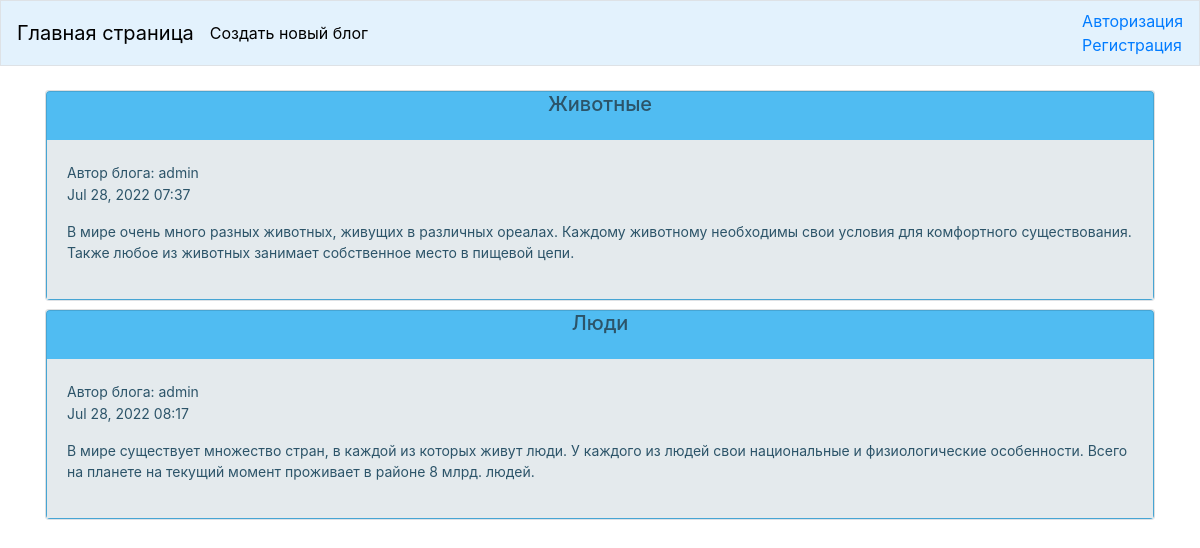
The app's page /, older data.
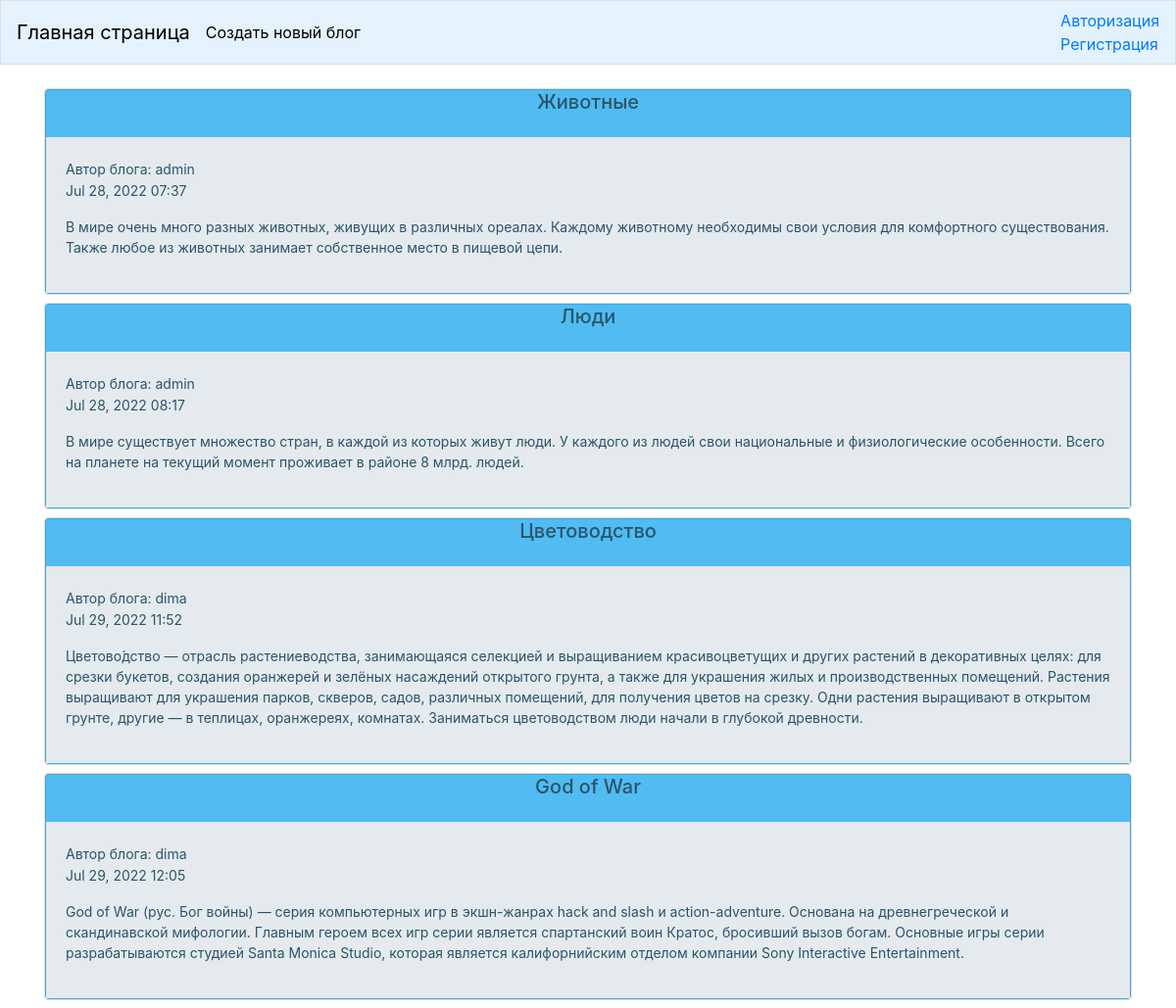
The same page, newer data.
### blogs/models.py (models this page shows, shortened)
class BlogPost(models.Model):
    title = models.CharField(max_length=50, help_text='Введите название блога')
    text = models.TextField(help_text='Введите содержимое блога')
    date_added = models.DateTimeField(auto_now_add=True)
    owner = models.ForeignKey(User, on_delete=models.CASCADE)

### blogs/views.py (the view)
# urls.py: path('', views.main_page, name='main_page'),
def main_page(request):
    blogs = BlogPost.objects.all()
    context = {'blogs': blogs}
    return render(request, 'blogs/main_page.html', context)

### blogs/templates/blogs/main_page.html (shortened to what this page needs)
{% load bootstrap4 %}
<!DOCTYPE html>
<html lang="ru">
<head>
    {% bootstrap_css %}
</head>
<body>
    <nav class="navbar mb-4 border" style="background-color: #e3f2fd;">
        <a class="navbar-brand" style="color: black" href="{% url 'blogs:main_page' %}">Главная страница</a>
        <a class="navbar-text" style="color: black" href="{% url 'blogs:new_blog' %}">Создать новый блог</a>
        <div class="navbar-nav ml-auto">
            <ul class="navbar-nav ml-auto">
                {% if user.is_authenticated %}
                    <li class="nav-item">Добро пожаловать, {{user.username}}!</li>
                    <li class="nav-item">
                        <a class="navbar-text" href="{% url 'users:logout' %}">Выйти из системы</a>
                    </li>
                {% else %}
                    <li class="nav-item"><a href="{% url 'users:login' %}">Авторизация</a></li>
                    <li class="nav-item"><a href="{% url 'users:register' %}">Регистрация</a></li>
                {% endif %}
            </ul>
        </div>
    </nav>
    {% block content %}
    <main role="main" class="container ">
        {% for blog in blogs %}
            <div class="card mv-3 mb-2 border-bottom ">
                <div class="card header" style="background-color: #50bcf2; color: #2c5469">
                    <h5 align="center"> {{ blog.title|linebreaks }}</h5>
                    <div class="card-body" style="background-color: #e4eaed">
                                <small>
                                    Автор блога: {{blog.owner}}
                                    <p>{{ blog.date_added|date:'M d, Y H:i' }}</p>
                                    <p>{{ blog.text|linebreaks }}</p>
                                </small>
                    </div>
                </div>
            </div>
        {% endfor %}
    </main>
    {% endblock content %}
</body>
</html>

Row changes from the older to the newer data that the page shows:
added BlogPost: title "Цветоводство", owner "dima", date_added "Jul 29, 2022 11:52", text "Цветово́дство — отрасль растениеводства, занимающаяся селекцией и выращиванием красивоцветущих и других растений в декоративных целях: для срезки букетов, создания оранжерей и зелёных насаждений открытого грунта, а также для украшения жилых и производственных помещений. Растения выращивают для украшения парков, скверов, садов, различных помещений, для получения цветов на срезку. Одни растения выращивают в открытом грунте, другие — в теплицах, оранжереях, комнатах. Заниматься цветоводством люди начали в глубокой древности."
added BlogPost: title "God of War", owner "dima", date_added "Jul 29, 2022 12:05", text "God of War (рус. Бог войны) — серия компьютерных игр в экшн-жанрах hack and slash и action-adventure. Основана на древнегреческой и скандинавской мифологии. Главным героем всех игр серии является спартанский воин Кратос, бросивший вызов богам. Основные игры серии разрабатываются студией Santa Monica Studio, которая является калифорнийским отделом компании Sony Interactive Entertainment."
